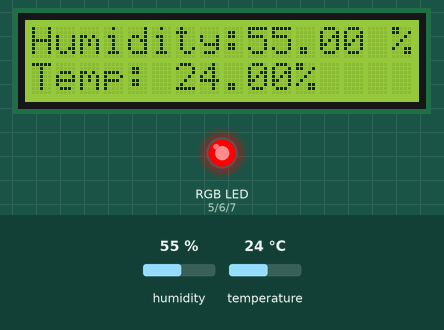
Simulated run of this sketch. Board: Arduino Uno, built with avr-gcc and run on an emulated ATmega328P. Shown: 16×2 character LCD, an RGB LED mixed from three pins (HIGH = lit). Inputs (shaded band) come from the test bench; at power-on: humidity 55 %, temperature 24 °C. What the sketch prints to the serial monitor is not drawn.

Above: at 2.7 s.
2.8 s: humidity set to 50 %
At 4.9 s:
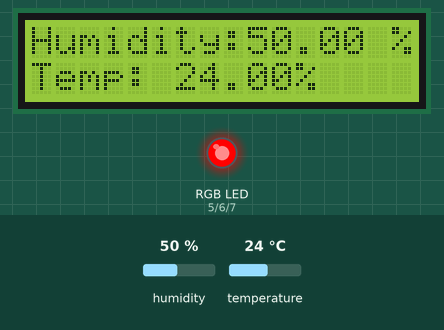
5.8 s: humidity set to 47 %
At 7.2 s:
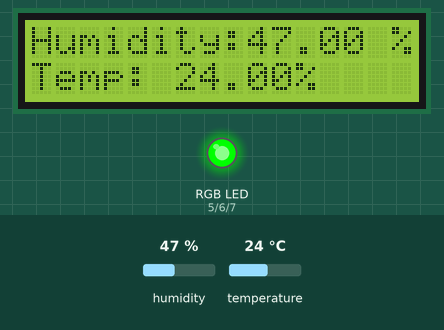
8.8 s: humidity set to 43 %
At 10.6 s:
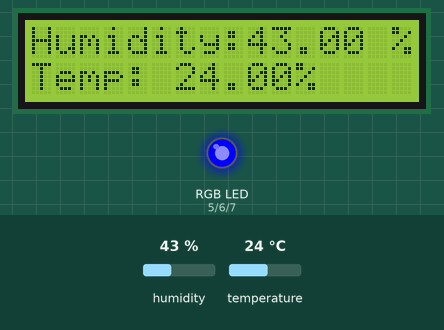
11.8 s: humidity set to 41 %
At 12.9 s:
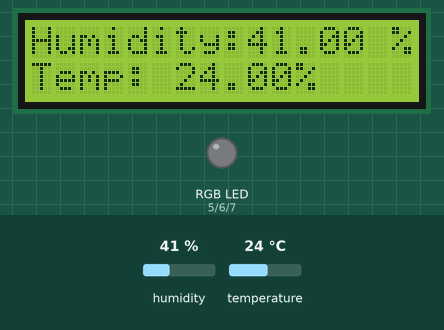
14.8 s: temperature set to 12 °C
At 16.0 s:
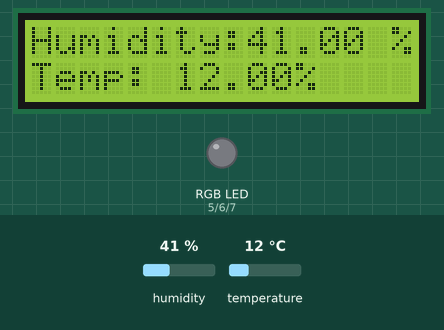
Timing chart, 0 to 17.8 s (numbered marks = the images above; inputs shaded):
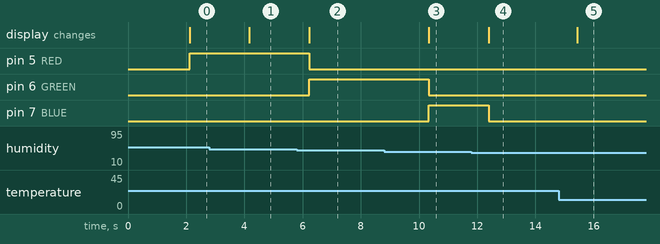

The sketch:

Temperature_LED.ino
```cpp
/*
COMPONENTS REQUIRE:
  Arduino uno or any arduino version
  DHT11 or DHT22 or DHT21
  LCD_I2C any size
  few Jumper wires
  RGB LED
  Three 330 ohms resistor
LIBRARY REQUIRE:
  LCD_I2C Library
  If you have LCD Without I2C intall LCD library
  DHT sensor Library
*/

//Including LCD_I2C header file
#include <LiquidCrystal_I2C.h>
//Include DHT header file
#include <DHT.h>
#include <DHT_U.h>
//Define the dht connected pin with the arduino
#define DHTPIN 3
//Define DHT type like DHT11,DHT22,DHT21....
#define DHTTYPE DHT11
//Initialize DHT
DHT dht(DHTPIN,DHTTYPE);
//These below pins for RGB LED
const int RED=5;
const int GREEN=6;
const int BLUE=7;
//define LCD_I2C address
LiquidCrystal_I2C lcd(0x27, 16, 2);
void setup() {
  // put your setup code here, to run once:
  //LCD display begin
    lcd.begin();
    lcd.backlight();
    //DHT sensor begin
    dht.begin();
    Serial.begin(9600);
    //Initialize RGB LED pins
    pinMode(RED,OUTPUT);
    pinMode(GREEN,OUTPUT);
    pinMode(BLUE,OUTPUT);
}

void loop() {
  // put your main code here, to run repeatedly:
  //delay for reading data every 2 seconds later
  delay(2000);
  //Humidity reading function
  float h=dht.readHumidity();
  //Temperature reading function (default Celsius)
  float t=dht.readTemperature();
  //if failed to gather data return quickly and try again
  if(isnan(h) || isnan(t))
  {
    Serial.print("Failed to gather details");
    return ;
  }
  //Printing on serial monitor, press ctrl+Shift+m to open serial monitor
  Serial.print("Humidity : ");
  Serial.print(h);
  Serial.print("%");
  Serial.print(" Temperature : ");
  Serial.print(t);
  Serial.println("c");
  //Assign position of Humidity and Temperature
  lcd.setCursor(0,0);
  lcd.print("Humidity:");
  lcd.setCursor(9,0);
  lcd.print(h);
  lcd.setCursor(15,0);
  lcd.print("%");
  lcd.setCursor(0,1);
  lcd.print("Temp:");
  lcd.setCursor(6,1);
  lcd.print(t);
  lcd.setCursor(11,1);
  lcd.print("%");
  //statement to Turn on RGB LED based on Humidity change
  if(h>=49)
  {
    digitalWrite(RED,HIGH);
    digitalWrite(GREEN,LOW);
    digitalWrite(BLUE,LOW);
    //delay(100);
  }
  else if(h>45 and h<=48)
  {
    digitalWrite(GREEN,HIGH);
    digitalWrite(RED,LOW);
    digitalWrite(BLUE,LOW);
    //delay(100);
  }
  else if(h>42 and h<=44)
  {
    digitalWrite(BLUE,HIGH);
    digitalWrite(GREEN,LOW);
    digitalWrite(RED,LOW);
    //delay(100);
  }
  else
  {
    digitalWrite(RED,LOW);
    digitalWrite(GREEN,LOW);
    digitalWrite(BLUE,LOW);
    delay(1000);
  }

}
```

Measured:
- the behaviour switches between 49 and 48 % on humidity (found by bisection; images 1 and 2)
- the behaviour switches between 43 and 42 % on humidity (found by bisection; images 3 and 4)
- after the input at 2.8 s, the display: changes after 1.4 s (image 1)
- after the input at 5.8 s, pin 5 (RED): HIGH → LOW after 0.43 s; pin 6 (GREEN): LOW → HIGH after 0.43 s; the display: changes after 0.43 s (image 2)
- after the input at 8.8 s, pin 6 (GREEN): HIGH → LOW after 1.5 s; pin 7 (BLUE): LOW → HIGH after 1.5 s; the display: changes after 1.5 s (image 3)
- after the input at 11.8 s, pin 7 (BLUE): HIGH → LOW after 0.59 s; the display: changes after 0.59 s (image 4)
- after the input at 14.8 s, the display: changes after 0.64 s (image 5)
